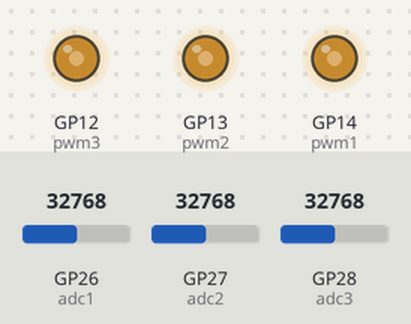
A program run on a simulated Raspberry Pi Pico running MicroPython. Shown: output pins drawn as LEDs (lit = HIGH). Inputs (shaded band) come from the test bench; at power-on: GP26 (adc1) = 32768, GP27 (adc2) = 32768, GP28 (adc3) = 32768 (analog values on the 0–65535 scale).

Above: at 1.2 s.
1.3 s: GP26 (adc1) set to 45874
At 1.6 s:
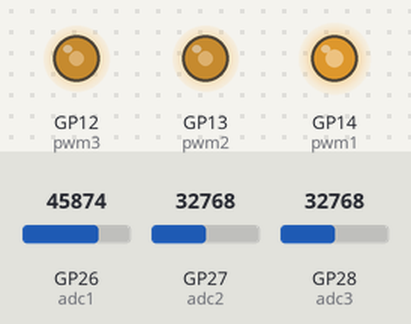
2.8 s: GP27 (adc2) set to 45874
At 3.9 s:
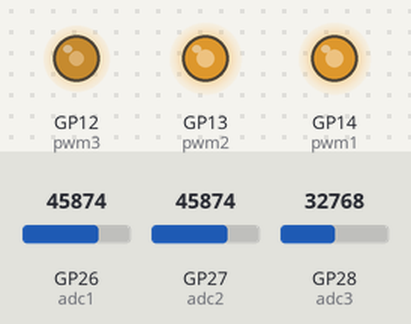
4.3 s: GP28 (adc3) set to 45874
At 5.1 s:
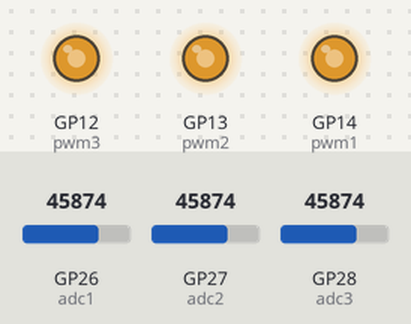
5.8 s: GP26 (adc1) set to 57670
At 6.2 s:
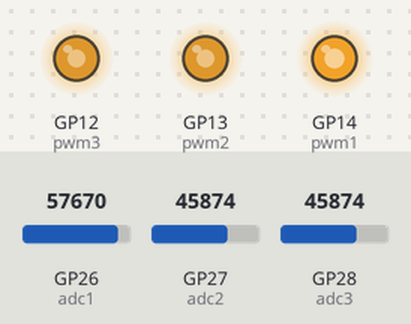
7.3 s: GP27 (adc2) set to 57670
At 8.5 s:
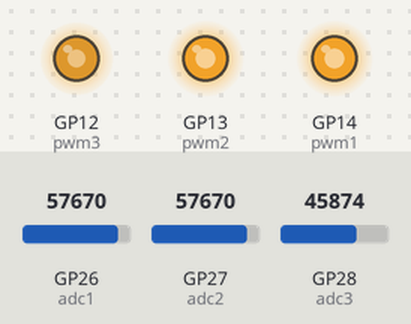
8.8 s: GP28 (adc3) set to 57670
At 9.7 s:
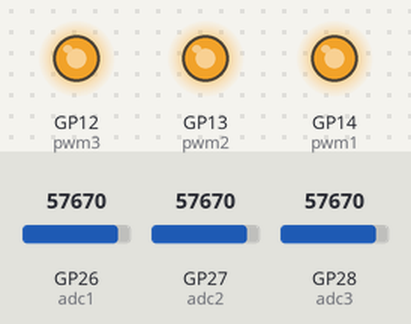
Timing chart, 0 to 11.3 s (numbered marks = the images above; inputs shaded):
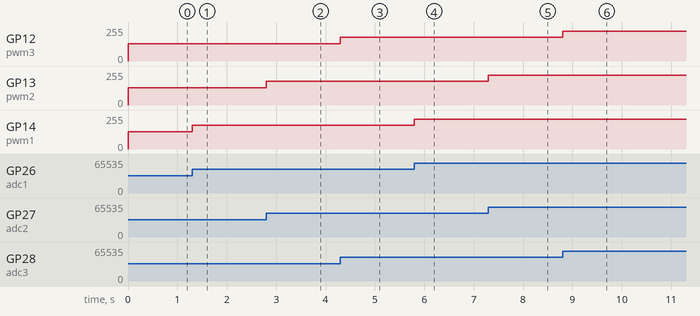

Measured:
- after the input at 1.3 s, GP14 (pwm1): 128/255 → 178/255 at once
- after the input at 2.8 s, GP13 (pwm2): 128/255 → 178/255 at once
- after the input at 4.3 s, GP12 (pwm3): 128/255 → 178/255 at once
- after the input at 5.8 s, GP14 (pwm1): 178/255 → 224/255 at once
- after the input at 7.3 s, GP13 (pwm2): 178/255 → 224/255 at once
- after the input at 8.8 s, GP12 (pwm3): 178/255 → 224/255 at once

The program:

pot_RGB.py
```python
#RGB - Red(14), Green(13), Blue(12)

from machine import Pin, PWM, ADC

pwm1 = PWM(Pin(14))
adc1 = ADC(Pin(26))
pwm2 = PWM(Pin(13))
adc2 = ADC(Pin(27))
pwm3 = PWM(Pin(12))
adc3 = ADC(Pin(28))

pwm1.freq(1000)
pwm2.freq(1000)
pwm3.freq(1000)


while True:
    duty1 = adc1.read_u16()
    pwm1.duty_u16(duty1)
    duty2 = adc2.read_u16()
    pwm2.duty_u16(duty2)
    duty3 = adc3.read_u16()
    pwm3.duty_u16(duty3)
```
